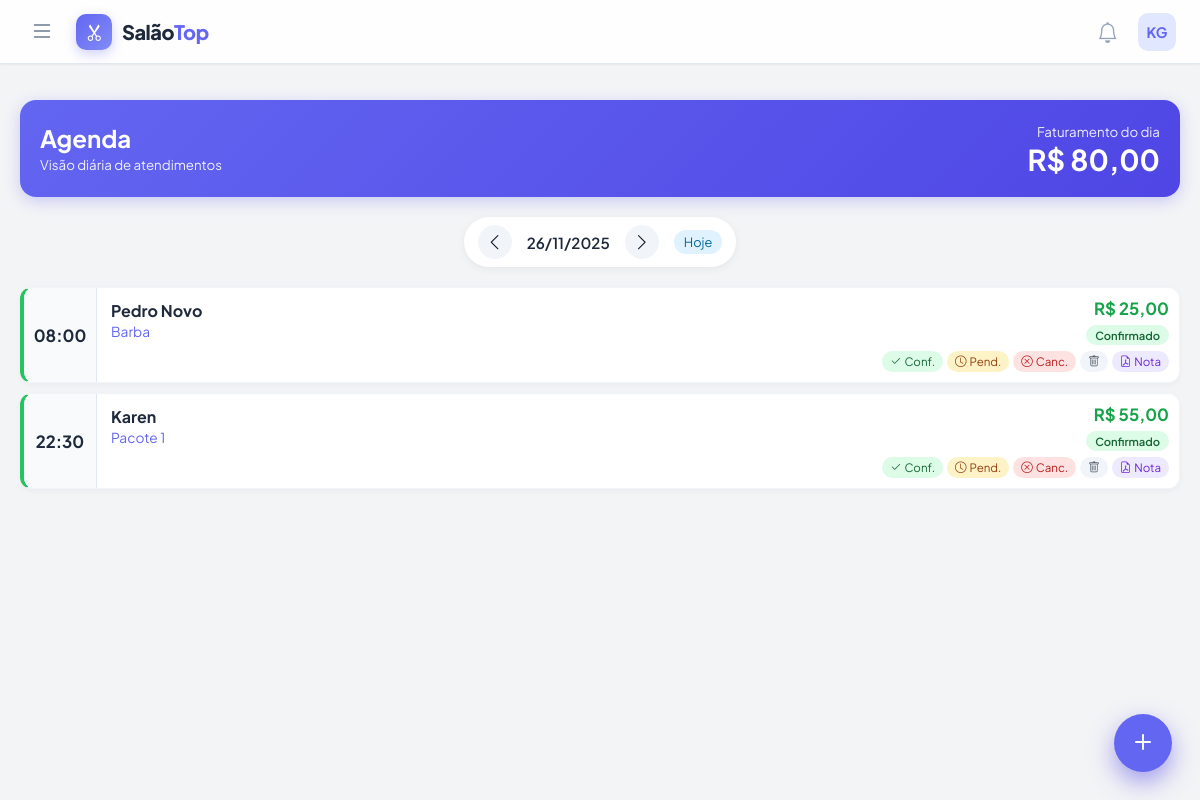
/pages/agenda/agenda.php (signed in), run on the app's committed database.
### tables this page shows
CREATE TABLE usuarios (
        id INTEGER PRIMARY KEY AUTOINCREMENT,
        nome TEXT, email TEXT, telefone TEXT, foto TEXT, biografia TEXT,
        cep TEXT, endereco TEXT, numero TEXT, bairro TEXT, cidade TEXT, estado TEXT,
        criado_em DATETIME DEFAULT CURRENT_TIMESTAMP
    , senha TEXT);

CREATE TABLE agendamentos (
        id INTEGER PRIMARY KEY AUTOINCREMENT,
        user_id INTEGER NOT NULL,
        cliente_nome TEXT NOT NULL,
        servico TEXT NOT NULL,
        data_agendamento DATE NOT NULL,
        horario TIME NOT NULL,
        status TEXT DEFAULT 'Pendente',
        observacoes TEXT,
        criado_em DATETIME DEFAULT CURRENT_TIMESTAMP
    , cliente_cpf TEXT, cliente_id INTEGER, valor REAL DEFAULT 0);

### pages/agenda/agenda.php (the view, shortened to what this page needs)
<?php
include '../../includes/header.php';
include '../../includes/menu.php';
include '../../includes/db.php';
$userId = $_SESSION['user_id'];
$dataExibida = $_GET['data'] ?? date('Y-m-d');
$dataAnt = date('Y-m-d', strtotime($dataExibida . ' -1 day'));
$dataPro = date('Y-m-d', strtotime($dataExibida . ' +1 day'));
$stmt = $pdo->prepare("SELECT * FROM agendamentos WHERE user_id = ? AND data_agendamento = ? ORDER BY horario ASC");
$stmt->execute([$userId, $dataExibida]);
$agendamentos = $stmt->fetchAll();
$faturamentoDia = 0;
foreach ($agendamentos as $ag) {
    $valorServico = $ag['valor'] ?? 0;
    $stmtValor = $pdo->prepare("SELECT preco FROM servicos WHERE nome = ? AND user_id = ? LIMIT 1");
    $stmtValor->execute([$ag['servico'], $userId]);
    $precoAtual = $stmtValor->fetchColumn();
    if ($precoAtual !== false) {
        $valorServico = $precoAtual;
    }
    $faturamentoDia += $valorServico;
}
?>
<main class="main-content">
    <div class="agenda-header">
        <div>
            <h2>Agenda</h2>
            <small>Visão diária de atendimentos</small>
        </div>
        <div style="text-align:right;">
            <small>Faturamento do dia</small>
            <div class="total-val">
                R$ <?php echo number_format($faturamentoDia, 2, ',', '.'); ?>
            </div>
        </div>
    </div>
    <div class="nav-box">
        <a href="?data=<?php echo $dataAnt; ?>" class="btn-nav"><i class="bi bi-chevron-left"></i></a>
        <div style="text-align:center;">
            <div class="nav-date-label"><?php echo date('d/m/Y', strtotime($dataExibida)); ?></div>
        </div>
        <a href="?data=<?php echo $dataPro; ?>" class="btn-nav"><i class="bi bi-chevron-right"></i></a>
        <a href="agenda.php?data=<?php echo date('Y-m-d'); ?>" class="nav-today">Hoje</a>
    </div>
    <div class="timeline">
        <?php if (count($agendamentos) > 0): ?>
            <?php foreach ($agendamentos as $ag): ?>
                <?php
                    $valorServico = $ag['valor'] ?? 0;
                    $stmtValor = $pdo->prepare("SELECT preco FROM servicos WHERE nome = ? AND user_id = ? LIMIT 1");
                    $stmtValor->execute([$ag['servico'], $userId]);
                    $precoAtual = $stmtValor->fetchColumn();
                    if ($precoAtual !== false) $valorServico = $precoAtual;
                    $status = $ag['status'] ?? 'Pendente';
                    $statusClass = 'badge-' . $status;
                    $cardClass   = 'st-' . $status;
                ?>
                <div class="event-card <?php echo $cardClass; ?> agendamento-card"
                     data-id="<?php echo $ag['id']; ?>"
                     data-status="<?php echo htmlspecialchars($status); ?>">
                    <div class="time-col">
                        <?php echo date('H:i', strtotime($ag['horario'])); ?>
                    </div>
                    <div class="info-col">
                        <div class="cliente-nome"><?php echo htmlspecialchars($ag['cliente_nome']); ?></div>
                        <div class="servico-txt"><?php echo htmlspecialchars($ag['servico']); ?></div>
                    </div>
                    <div class="action-col">
                        <div>
                            <span class="valor-txt">
                                R$ <?php echo number_format($valorServico, 2, ',', '.'); ?>
                            </span>
                        </div>
                        <div class="mini-actions">
                            <span class="badge-status <?php echo $statusClass; ?>"><?php echo htmlspecialchars($status); ?></span>
                        </div>
                        <div class="mini-actions">
                            <a class="mini-btn green"
                               href="agenda.php?data=<?php echo $dataExibida; ?>&update_status=Confirmado&id=<?php echo $ag['id']; ?>">
                                <i class="bi bi-check2"></i> Conf.
                            </a>
                            <a class="mini-btn amber"
                               href="agenda.php?data=<?php echo $dataExibida; ?>&update_status=Pendente&id=<?php echo $ag['id']; ?>">
                                <i class="bi bi-clock"></i> Pend.
                            </a>
                            <a class="mini-btn red"
                               href="agenda.php?data=<?php echo $dataExibida; ?>&update_status=Cancelado&id=<?php echo $ag['id']; ?>">
                                <i class="bi bi-x-circle"></i> Canc.
                            </a>
                            <a class="mini-btn gray"
                               href="agenda.php?data=<?php echo $dataExibida; ?>&delete=<?php echo $ag['id']; ?>"
                               onclick="return confirm('Excluir este agendamento?');">
                                <i class="bi bi-trash"></i>
                            </a>
                            <a class="mini-btn purple"
                               href="nota.php?id=<?php echo $ag['id']; ?>"
                               target="_blank">
                                <i class="bi bi-file-earmark-pdf"></i> Nota
                            </a>
                        </div>
                    </div>
                </div>
            <?php endforeach; ?>
        <?php else: ?>
            <p style="text-align:center; color:#9ca3af; margin-top:30px;">
                Nenhum agendamento para esta data.
            </p>
        <?php endif; ?>
    </div>
</main>
<button class="fab" onclick="openModalAdd()">
    <i class="bi bi-plus"></i>
</button>

### includes/menu.php (shortened to what this page needs)
<?php
$iniciais = 'V';
if (isset($pdo) && isset($_SESSION['user_id'])) {
    $stmtUser = $pdo->prepare("SELECT nome, email FROM usuarios WHERE id = ? LIMIT 1");
    $stmtUser->execute([$_SESSION['user_id']]);
    $dadoUsuario = $stmtUser->fetch(PDO::FETCH_ASSOC);
    if ($dadoUsuario && !empty($dadoUsuario['nome'])) {
        $userName = $dadoUsuario['nome'];
        $partesNome = explode(' ', trim($userName));
        $primeiraLetra = mb_substr($partesNome[0], 0, 1);
        $ultimaLetra = '';
        if (count($partesNome) > 1) {
            $ultimoNome = end($partesNome);
            $ultimaLetra = mb_substr($ultimoNome, 0, 1);
        }
        $iniciais = strtoupper($primeiraLetra . $ultimaLetra);
    }
}
?>
<link rel="stylesheet" href="https://cdn.jsdelivr.net/npm/bootstrap-icons@1.11.3/font/bootstrap-icons.min.css">
<nav class="app-navbar">
    <div style="display:flex; align-items:center; gap:16px;">
        <button class="menu-btn" id="openMenuBtn"><i class="bi bi-list"></i></button>
        <a href="/karen_site/controle-salao/pages/dashboard.php" class="brand-logo">
            <div class="brand-icon"><i class="bi bi-scissors"></i></div>
            <span>Salão<span style="color:var(--primary)">Top</span></span>
        </a>
    </div>
    <div style="display:flex; align-items:center; gap:20px;">
        <i class="bi bi-bell" style="font-size:1.3rem; color:#94a3b8; cursor:pointer;"></i>
        <div style="position:relative;">
            <div class="navbar-avatar" id="userAvatarBtn">
                <?php echo $iniciais; ?>
            </div>
        </div>
    </div>
</nav>

### includes/header.php (style rules this page uses)
:root { --primary: #6366f1; --primary-hover: #4f46e5; --bg-body: #f1f5f9; --text-dark: #1e293b; --text-gray: #64748b; --white: #ffffff; --danger: #ef4444; --success: #22c55e; --radius: 16px; --shadow: 0 4px 6px -1px rgba(0, 0, 0, 0.05), 0 2px 4px -1px rgba(0, 0, 0, 0.03); }
body { margin: 0; padding: 0; font-family: 'Inter', sans-serif; background-color: var(--bg-body); color: var(--text-dark); -webkit-font-smoothing: antialiased; }
.main-content { max-width: 1200px; margin: 0 auto; padding: 20px; padding-top: 30px; }

### includes/menu.php (style rules this page uses)
:root { --primary: #6366f1; --primary-dark: #4f46e5; --sidebar-bg: #0f172a; --sidebar-width: 280px; --text-sidebar: #cbd5e1; --bg-body: #f3f4f6; }
body { margin: 0; font-family: 'Plus Jakarta Sans', sans-serif; background-color: var(--bg-body); padding-top: 70px; }
.app-navbar { background: rgba(255, 255, 255, 0.9); backdrop-filter: blur(10px); height: 64px; position: fixed; top: 0; left: 0; width: 100%; display: flex; align-items: center; justify-content: space-between; padding: 0 24px; box-shadow: 0 1px 2px 0 rgba(0, 0, 0, 0.05); z-index: 1000; box-sizing: border-box; border-bottom: 1px solid #e2e8f0; }
.brand-logo { font-weight: 800; font-size: 1.25rem; color: #1e293b; display: flex; align-items: center; gap: 10px; text-decoration: none; letter-spacing: -0.5px; }
.brand-icon { background: linear-gradient(135deg, var(--primary), #818cf8); color: white; width: 36px; height: 36px; border-radius: 10px; display: flex; align-items: center; justify-content: center; font-size: 1.1rem; box-shadow: 0 4px 12px rgba(99, 102, 241, 0.3); }
.menu-btn { background: none; border: none; font-size: 1.5rem; color: #64748b; cursor: pointer; }
.navbar-avatar { width: 38px; height: 38px; background: #e0e7ff; color: var(--primary); border-radius: 10px; display: flex; align-items: center; justify-content: center; font-weight: 700; font-size: 0.9rem; cursor: pointer; transition: 0.2s; }

### data on the page
usuarios: nome "KG"
agendamentos: horario "08:00", cliente_nome "Pedro Novo", servico "Barba", valorServico "25,00", status "Confirmado"
agendamentos: horario "22:30", cliente_nome "Karen", servico "Pacote 1", valorServico "55,00", status "Confirmado"

### other printed values
$faturamentoDia "80,00"
